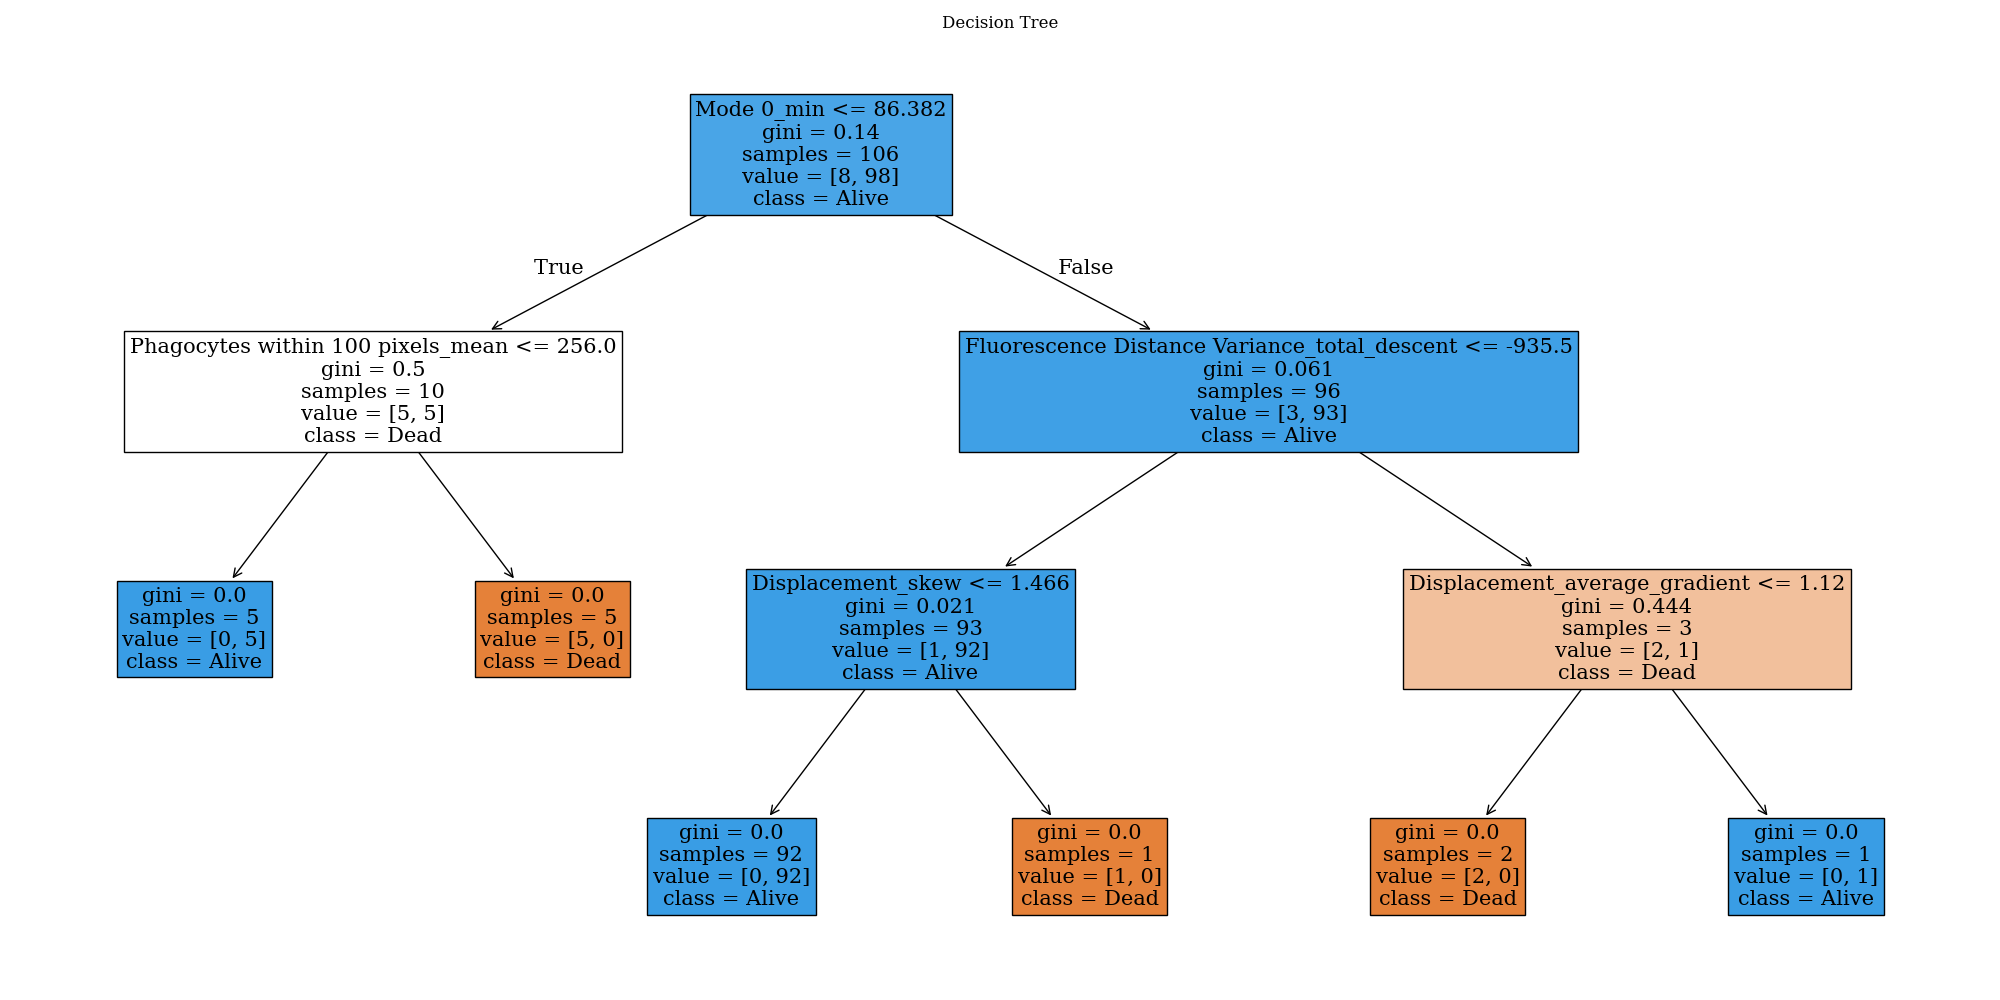

Write the Python code that produced this figure.
import sklearn
import scipy
import numpy as np
import joblib
from pathlib import Path
import matplotlib.pyplot as plt
from sklearn.tree import DecisionTreeClassifier, plot_tree



from PhagoPred.prediction.dataloader import SummaryStatsCellDataset

def get_summary_stats_arrays(dataset: SummaryStatsCellDataset):
    """
    Get summary statistics arrays for all cells in the dataset.

    Args:
        dataset (SummaryStatsCellDataset): The dataset containing cell data.

    Returns:
        tuple: A tuple containing two numpy arrays:
            - summary_stats: Array of summary statistics for each cell.
            - alive: Array of booleans indicating if each cell is alive.
    """
    summary_stats = []
    alive = []

    for i in range(len(dataset)):
        stats, is_alive = dataset[i]
        summary_stats.append(stats.flatten())
        alive.append(is_alive)

    return np.array(summary_stats), np.array(alive)

def train_eval(hdf5_files: list[Path]):
    """
    Train and evaluate a decision tree model using summary statistics from the dataset.
    """

    dataset = SummaryStatsCellDataset(hdf5_files,
                                      fixed_length=20,
                                      pre_death_frames=0,
                                      include_alive=True,
                                      num_alive_samples=1,
                                      mode='train',
                                      )
    X, y = get_summary_stats_arrays(dataset)

    # Split the dataset into training and testing sets
    X_train, X_test, y_train, y_test = sklearn.model_selection.train_test_split(X, y, test_size=0.2, random_state=42)

    # Create and train the decision tree classifier
    clf = sklearn.tree.DecisionTreeClassifier(random_state=42)
    clf.fit(X_train, y_train)

    # Save the model
    joblib.dump(clf, (__file__).parent / 'decision_tree_model.pkl')

    # Evaluate the model
    accuracy = clf.score(X_test, y_test)
    print(f"Model accuracy: {accuracy:.2f}")

    save_decision_tree_plot(clf, feature_names=dataset.features, max_depth=10)

def inference(hdf5_files: list[Path]):
    """
    Perform inference using the trained decision tree model on the dataset.

    Args:
        hdf5_files (list[Path]): List of paths to HDF5 files containing the dataset.
    """
    dataset = SummaryStatsCellDataset(hdf5_files,
                                      fixed_length=20,
                                      pre_death_frames=0,
                                      include_alive=True,
                                      num_alive_samples=1,
                                      mode='test',
                                      )
    X, _ = get_summary_stats_arrays(dataset)

    # Load the trained model
    clf = joblib.load((__file__).parent / 'decision_tree_model.pkl')

    # Perform inference
    predictions = clf.predict(X)
    print(f"Predictions: {predictions}")

def save_decision_tree_plot(clf, feature_names=None, save_path=Path(__file__).parent / 'decision_tree.png', max_depth=10):
    plt.figure(figsize=(20, 10))
    plot_tree(
        clf,
        filled=True,
        feature_names=feature_names,
        class_names=["Alive", "Dead"],
        rounded=True,
        max_depth=max_depth,
        fontsize=10
    )
    plt.title("Decision Tree")
    plt.tight_layout()
    plt.savefig(save_path)
    plt.close()
    print(f"✅ Decision tree plot saved to {save_path}")

def main():
    hdf5_files = [Path('PhagoPred') / 'Datasets' / '27_05_500.h5']

    train_eval(hdf5_files)

if __name__ == '__main__':

    main()
